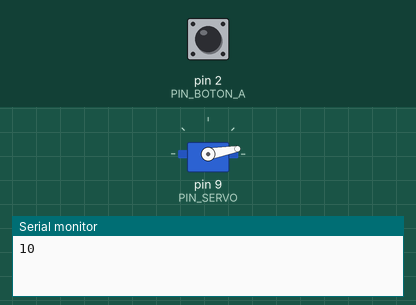
This sketch was run on a simulated Arduino Uno, built with avr-gcc and run on an emulated ATmega328P. On the bench: servo, the last lines printed to the serial monitor. The inputs (shaded band) are chosen by the test bench; at power-on: pin 2 (PIN_BOTON_A) HIGH.

Above: at 1.2 s.
1.3 s: pin 2 (PIN_BOTON_A) pulled LOW for 0.15 s
At 2.6 s:
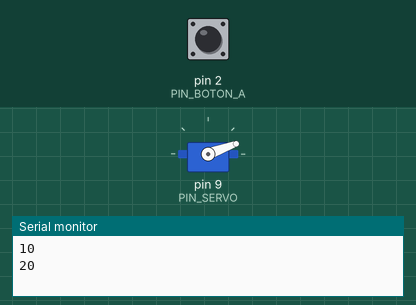
2.9 s: pin 2 (PIN_BOTON_A) pulled LOW for 1 s
At 5.1 s:
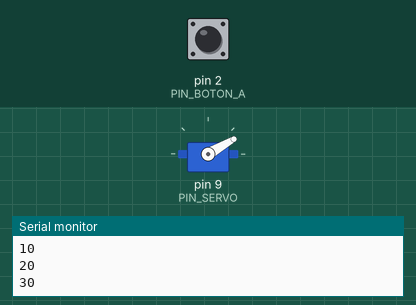
5.4 s: pin 2 (PIN_BOTON_A) pulled LOW for 0.15 s
At 5.9 s:
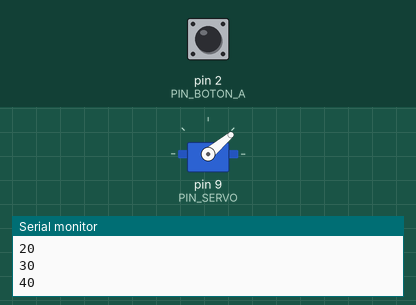
7.0 s: pin 2 (PIN_BOTON_A) pulsed LOW 5 times (0.12 s each, 0.3 s apart)
At 9.4 s:
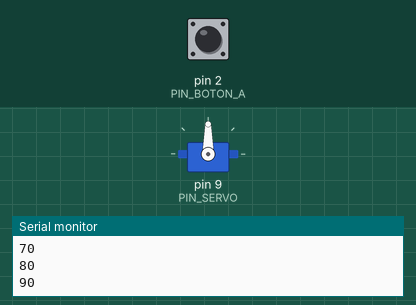
10.0 s: pin 2 (PIN_BOTON_A) pulled LOW for 3.2 s
At 13.6 s:
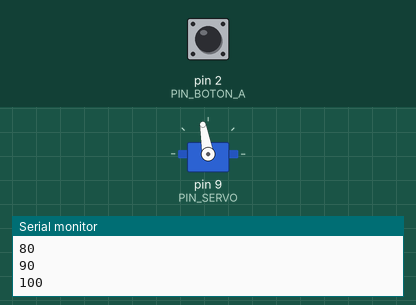
14.7 s: pin 2 (PIN_BOTON_A) pulsed LOW 2 times (0.12 s each, 0.3 s apart)
At 15.7 s:
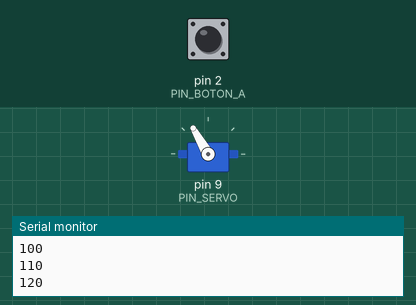
Timing chart, 0 to 17.7 s (numbered marks = the images above; inputs shaded):
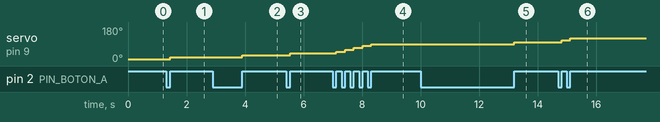

Measured:
- after the input at 1.3 s, servo on pin 9 (PIN_SERVO): 10° → 20° after 0.15 s
- after the input at 2.9 s, servo on pin 9 (PIN_SERVO): 20° → 30° after 1.0 s
- after the input at 5.4 s, servo on pin 9 (PIN_SERVO): 30° → 40° after 0.15 s
- after the input at 7.0 s, servo on pin 9 (PIN_SERVO): moves from 40° to 90° over 1.2 s, starting after 0.12 s
- after the input at 10.0 s, servo on pin 9 (PIN_SERVO): 90° → 100° after 3.2 s
- after the input at 14.7 s, servo on pin 9 (PIN_SERVO): 100° → 110° after 0.12 s, → 120° 0.30 s later

The sketch:

Ejercicio05-Vicente.ino
```cpp
#include <Servo.h>

#define PIN_SERVO 9
#define PIN_BOTON_A 2
#define TIM_DELAY_BUTTON 100  // Delay en milisegundos para evitar rebote de Boton

Servo miservo;

int grados = 10;  //Variable global
int grados_ant = 0;
bool NoRebote = false;
long int timRebote;

void setup() {
  Serial.begin(9600); //
  pinMode(PIN_BOTON_A, INPUT_PULLUP);
  miservo.attach(PIN_SERVO);
  miservo.write(grados);
  timRebote = millis();
}

void loop() {
  if (grados_ant != grados) {
    Serial.println(grados);
    grados_ant = grados;
  }
  detectaFlanco();
}

void detectaFlanco() {
  static boolean anterior_a = digitalRead(PIN_BOTON_A); //Variable local
  boolean estado_a = digitalRead(PIN_BOTON_A);  //Variable local

  // Evitamos el rebote
  if ((millis() - timRebote) > TIM_DELAY_BUTTON) {
    NoRebote = true;
  } else {
    NoRebote = false;
  }

  if ((anterior_a != estado_a) && NoRebote) {
    if (estado_a == HIGH) {  //flanco ascendente pull-up
      if (grados >= 170)
        grados = 10;
      else
        grados += 10;
      miservo.write(grados);
    }
    anterior_a = estado_a;  //
    timRebote = millis();
  }
}
```
